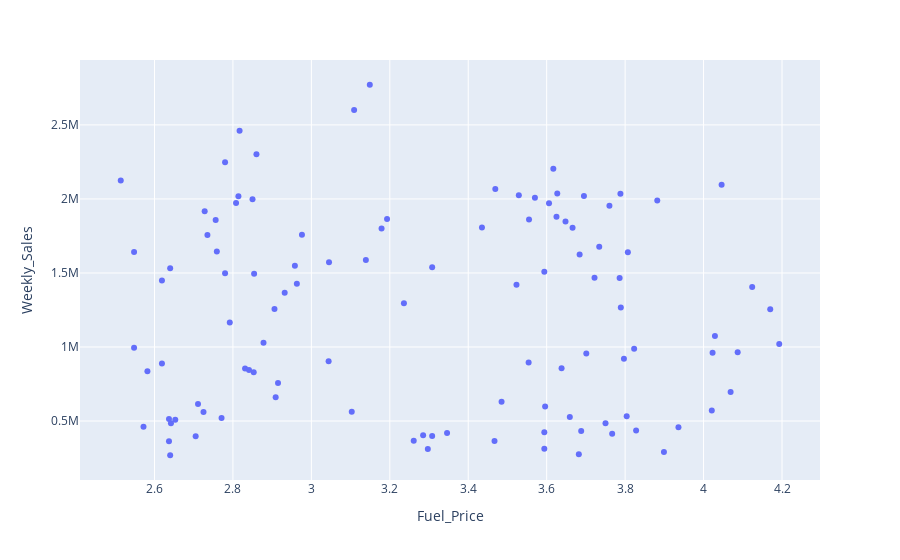

Notebook source saved alongside this figure:
### Code cell
px.scatter(data_frame=df_clean, x='Fuel_Price', y='Weekly_Sales')
